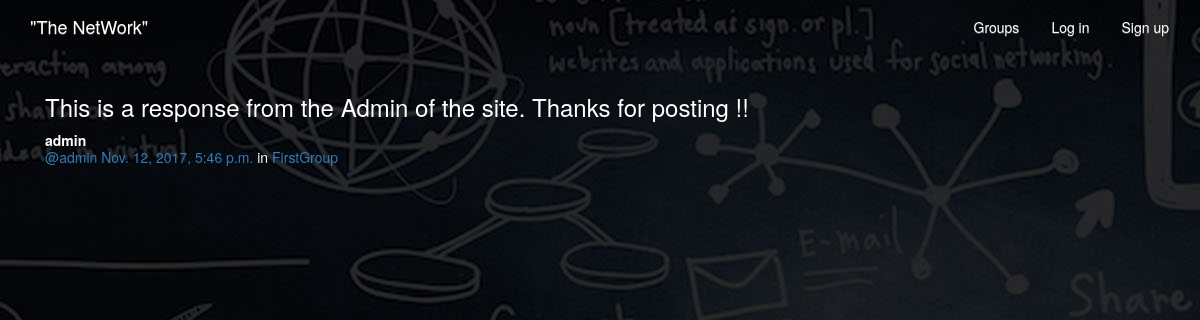
Screenshot of /posts/by/admin/6/ with the database file from the repository.
### posts/models.py (models this page shows, shortened)
class Post(models.Model):
    user = models.ForeignKey(User, related_name="posts")
    created_at = models.DateTimeField(auto_now=True)
    message = models.TextField()
    message_html = models.TextField(editable=False)
    group = models.ForeignKey(Group, related_name="posts",null=True, blank=True)
    class Meta:
        ordering = ["-created_at"]
        unique_together = ["user", "message"]

### groups/models.py (models this page shows, shortened)
class Group(models.Model):
    name = models.CharField(max_length=255, unique=True)
    slug = models.SlugField(allow_unicode=True, unique=True)
    description = models.TextField(blank=True, default='')
    description_html = models.TextField(editable=False, default='', blank=True)
    members = models.ManyToManyField(User,through="GroupMember")
    class Meta:
        ordering = ["name"]

### posts/views.py (the view)
# urls.py: url(r"by/(?P<username>[-\w]+)/(?P<pk>\d+)/$",views.PostDetail.as_view(),name="single"),
class PostDetail(SelectRelatedMixin, generic.DetailView):
    model = models.Post
    select_related = ("user", "group")
    def get_queryset(self):
        queryset = super().get_queryset()
        return queryset.filter(
            user__username__iexact=self.kwargs.get("username")
        )

### posts/templates/posts/post_detail.html
{% extends "posts/post_base.html" %}
{% block post_content %}
<div class="col-md-8">
    {% include "posts/_post.html" %}
</div>
{% endblock %}

### posts/templates/posts/_post.html (shortened to what this page needs)
<div class="post media">
	<h3>{{ post.message_html|safe }}</h3>
	<div class="media-body">
		<strong>{{ post.user.username }}</strong>
		<h5 class="media-heading">
			<span class="username"><a href="{% url 'posts:for_user' username=post.user.username %}">@{{ post.user.username }}</a></span>
			<time class="time"><a href="{% url 'posts:single' username=post.user.username pk=post.pk %}">{{ post.created_at }}</a></time>
			{% if post.group %}
			<span class="group-name">in <a href="#">{{ post.group.name }}</a></span>
			{% endif %}
		</h5>
	</div>
</div>

### static/simplesocial/css/master.css (style rules this page uses)
body { margin: 0; overflow: hidden; background-image: url("../imgs/background.jpg"); color:white; }

### rows the page displays
Post: message_html "This is a response from the Admin of the site. Thanks for posting !!", user.username "admin", created_at "Nov. 12, 2017, 5:46 p.m.", group.name "FirstGroup"
